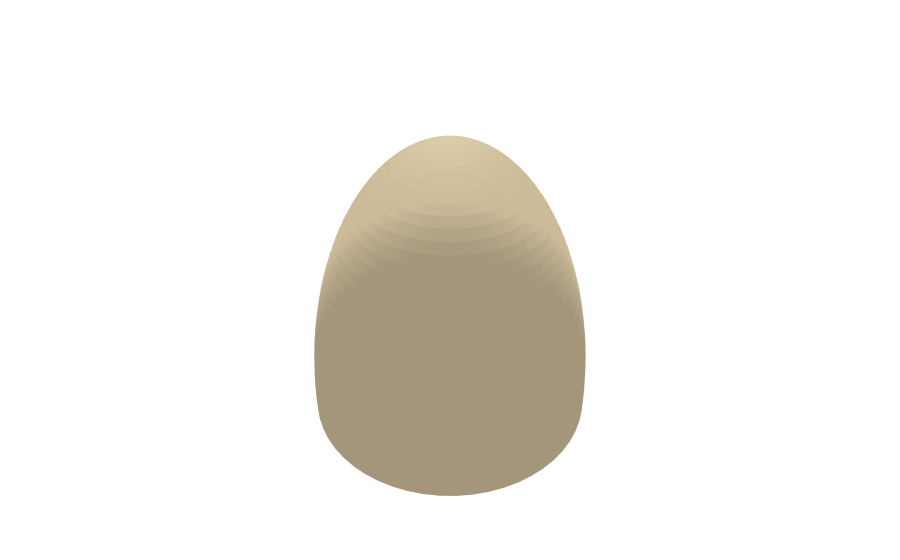

This figure's notebook cell:
### Markdown cell above
The 3D diagram is generated using the **"gemini-2.0-flash"** model, which powers both the enhancer and Plotly code generation agents in this workflow.

### Code cell
nl_to_3d("A diagram showing the layers of the earth. It includes the inner and outer cores, the mantle, and the crust.")

### Figure 1 — Plotly figure (JSON) as saved in the notebook; plotly's stock layout.template omitted (floating-point values rounded to 4 significant figures; data arrays with more than 128 entries replaced by an {"elided": "..."} marker saying what was removed)
{"data": [{"colorscale": [[0, "rgb(255,255,102)"], [1, "rgb(255,255,102)"]], "showscale": false, "type": "surface", "x": {"elided": "30x60 float values"}, "y": {"elided": "30x60 float values"}, "z": {"elided": "30x60 float values"}}, {"colorscale": [[0, "rgb(204,0,0)"], [1, "rgb(204,0,0)"]], "showscale": false, "type": "surface", "x": {"elided": "30x60 float values"}, "y": {"elided": "30x60 float values"}, "z": {"elided": "30x60 float values"}}, {"colorscale": [[0, "rgb(102,51,0)"], [0.5, "rgb(204,153,51)"], [1, "rgb(204,153,51)"]], "showscale": false, "type": "surface", "x": {"elided": "30x60 float values"}, "y": {"elided": "30x60 float values"}, "z": {"elided": "30x60 float values"}}, {"colorscale": [[0, "rgb(204,187,153)"], [1, "rgb(204,187,153)"]], "showscale": false, "type": "surface", "x": {"elided": "30x60 float values"}, "y": {"elided": "30x60 float values"}, "z": {"elided": "30x60 float values"}}], "layout": {"margin": {"b": 0, "l": 0, "r": 0, "t": 0}, "scene": {"aspectratio": {"x": 1, "y": 1, "z": 1}, "xaxis": {"visible": false}, "yaxis": {"visible": false}, "zaxis": {"visible": false}}, "showlegend": false}}
